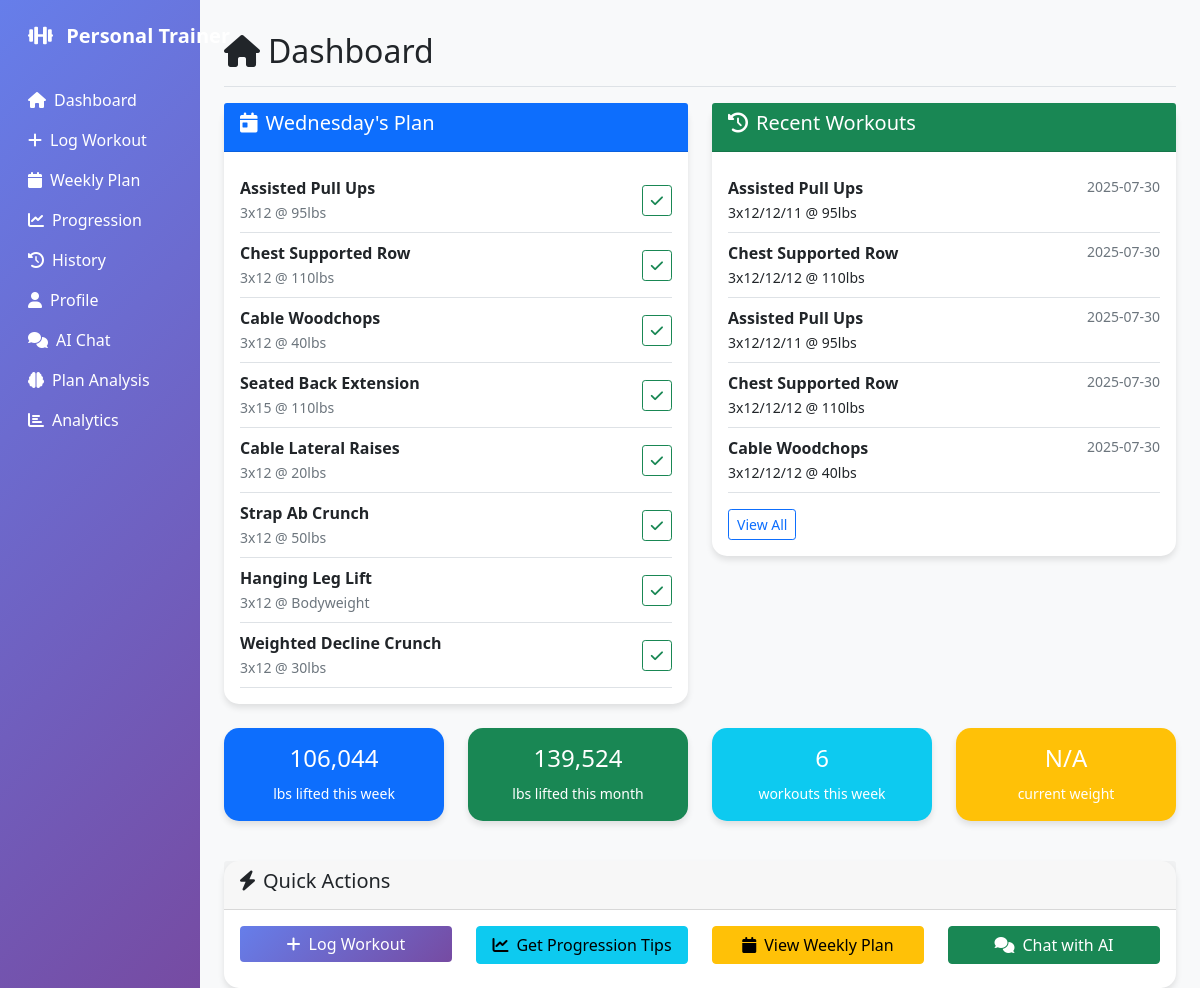
The page / on the database its author committed.
### tables this page shows
CREATE TABLE weekly_plan (
    id INTEGER PRIMARY KEY AUTOINCREMENT,
    day_of_week TEXT,
    exercise_name TEXT,
    target_sets INTEGER,
    target_reps TEXT,
    target_weight TEXT,
    exercise_order INTEGER,
    notes TEXT,
    created_date TEXT,
    updated_date TEXT
, order_index INTEGER DEFAULT 1, exercise_type TEXT DEFAULT "working_set", progression_rate TEXT DEFAULT "normal", created_by TEXT DEFAULT "user");

CREATE TABLE workouts (
    id INTEGER PRIMARY KEY AUTOINCREMENT,
    exercise_name TEXT,
    sets INTEGER,
    reps TEXT,
    weight TEXT,
    date_logged TEXT,
    notes TEXT
, substitution_reason TEXT, performance_context TEXT, environmental_factors TEXT, difficulty_rating INTEGER, gym_location TEXT);

### app.py (the view)
@app.route('/')
def dashboard():
    conn = get_db_connection()
    cursor = conn.cursor()
    today = datetime.now().strftime('%A')
    today_lowercase = today.lower()
    cursor.execute('SELECT id, day_of_week, exercise_name, target_sets, target_reps, target_weight, exercise_order, COALESCE(notes, "") FROM weekly_plan WHERE day_of_week = ? ORDER BY exercise_order', (today_lowercase,))
    today_plan = cursor.fetchall()
    cursor.execute('SELECT exercise_name, sets, reps, weight, date_logged FROM workouts ORDER BY date_logged DESC LIMIT 10')
    recent_workouts = cursor.fetchall()
    from collections import namedtuple
    Stats = namedtuple('Stats', ['week_volume', 'month_volume', 'week_workouts', 'latest_weight', 'weight_date'])
    week_ago = (datetime.now() - timedelta(days=7)).strftime('%Y-%m-%d')
    cursor.execute('SELECT SUM(CAST(weight AS REAL) * sets * CAST(reps AS REAL)) FROM workouts WHERE date_logged >= ?', (week_ago,))
    week_volume = cursor.fetchone()[0] or 0
    month_ago = (datetime.now() - timedelta(days=30)).strftime('%Y-%m-%d')
    cursor.execute('SELECT SUM(CAST(weight AS REAL) * sets * CAST(reps AS REAL)) FROM workouts WHERE date_logged >= ?', (month_ago,))
    month_volume = cursor.fetchone()[0] or 0
    cursor.execute('SELECT COUNT(DISTINCT date_logged) FROM workouts WHERE date_logged >= ?', (week_ago,))
    week_workouts = cursor.fetchone()[0] or 0
    latest_weight = None
    weight_date = None
    stats = Stats(
        week_volume=int(week_volume),
        month_volume=int(month_volume),
        week_workouts=week_workouts,
        latest_weight=latest_weight,
        weight_date=weight_date
    )
    cursor.execute('SELECT onboarding_completed FROM user_background WHERE user_id = 1')
    bg_result = cursor.fetchone()
    needs_onboarding = not bg_result or not bg_result[0]
    conn.close()
    return render_template('dashboard.html',
                         today=today,
                         today_plan=today_plan,
                         recent_workouts=recent_workouts,
                         stats=stats,
                         needs_onboarding=needs_onboarding)

### app.py (called while the page is built)
def get_db_connection():
    return sqlite3.connect('workout_logs.db', timeout=10.0)

### templates/dashboard.html (shortened to what this page needs)
{% extends "base.html" %}
{% block content %}
<div class="d-flex justify-content-between flex-wrap flex-md-nowrap align-items-center pt-3 pb-2 mb-3 border-bottom">
    <h1 class="h2"><i class="fas fa-home me-2"></i>Dashboard</h1>
</div>
<div class="row">
    <div class="col-md-6 mb-4">
        <div class="card">
            <div class="card-header bg-primary text-white">
                <h5><i class="fas fa-calendar-day me-2"></i>{{ today }}'s Plan</h5>
            </div>
            <div class="card-body">
                {% if today_plan %}
                    {% for row in today_plan %}
                        {% set id, day, exercise, sets, reps, weight, order, notes = row %}
                        <div class="d-flex justify-content-between align-items-center border-bottom py-2">
                            <div>
                                <strong>{{ exercise.title() }}</strong><br>
                                <small class="text-muted">{{ sets }}x{{ reps }} @ {{ weight }}</small>
                            </div>
                            <button class="btn btn-sm btn-outline-success" onclick="quickLog('{{ exercise }}', {{ sets }}, '{{ reps }}', '{{ weight }}')">
                                <i class="fas fa-check"></i>
                            </button>
                        </div>
                    {% endfor %}
                {% else %}
                    <p class="text-muted">No plan set for today. <a href="{{ url_for('weekly_plan') }}">Set up your weekly plan</a></p>
                {% endif %}
            </div>
        </div>
    </div>
    <div class="col-md-6 mb-4">
        <div class="card">
            <div class="card-header bg-success text-white">
                <h5><i class="fas fa-history me-2"></i>Recent Workouts</h5>
            </div>
            <div class="card-body">
                {% if recent_workouts %}
                    {% for workout in recent_workouts[:5] %}
                        {% set exercise, sets, reps, weight, date = workout %}
                        <div class="border-bottom py-2">
                            <div class="d-flex justify-content-between">
                                <strong>{{ exercise.title() }}</strong>
                                <small class="text-muted">{{ date }}</small>
                            </div>
                            <small>{{ sets }}x{{ reps }} @ {{ weight }}</small>
                        </div>
                    {% endfor %}
                    <div class="mt-3">
                        <a href="{{ url_for('history') }}" class="btn btn-sm btn-outline-primary">View All</a>
                    </div>
                {% else %}
                    <p class="text-muted">No workouts logged yet. <a href="{{ url_for('log_workout') }}">Log your first workout!</a></p>
                {% endif %}
            </div>
        </div>
    </div>
</div>
<div class="row mb-4">
    <div class="col-md-3 mb-3">
        <div class="card bg-primary text-white">
            <div class="card-body text-center">
                <h4>{{ "{:,}".format(stats.week_volume) }}</h4>
                <small>lbs lifted this week</small>
            </div>
        </div>
    </div>
    <div class="col-md-3 mb-3">
        <div class="card bg-success text-white">
            <div class="card-body text-center">
                <h4>{{ "{:,}".format(stats.month_volume) }}</h4>
                <small>lbs lifted this month</small>
            </div>
        </div>
    </div>
    <div class="col-md-3 mb-3">
        <div class="card bg-info text-white">
            <div class="card-body text-center">
                <h4>{{ stats.week_workouts }}</h4>
                <small>workouts this week</small>
            </div>
        </div>
    </div>
    <div class="col-md-3 mb-3">
        <div class="card bg-warning text-white">
            <div class="card-body text-center">
                <h4>{{ stats.latest_weight or 'N/A' }}</h4>
                <small>current weight {% if stats.weight_date %}({{ stats.weight_date }}){% endif %}</small>
            </div>
        </div>
    </div>
</div>
<div class="row">
    <div class="col-md-12">
        <div class="card">
            <div class="card-header">
                <h5><i class="fas fa-bolt me-2"></i>Quick Actions</h5>
            </div>
            <div class="card-body">
                <div class="row">
                    <div class="col-md-3 mb-2">
                        <a href="{{ url_for('log_workout') }}" class="btn btn-primary w-100">
                            <i class="fas fa-plus me-2"></i>Log Workout
                        </a>
                    </div>
                    <div class="col-md-3 mb-2">
                        <a href="{{ url_for('progression') }}" class="btn btn-info w-100">
                            <i class="fas fa-chart-line me-2"></i>Get Progression Tips
                        </a>
                    </div>
                    <div class="col-md-3 mb-2">
                        <a href="{{ url_for('weekly_plan') }}" class="btn btn-warning w-100">
                            <i class="fas fa-calendar me-2"></i>View Weekly Plan
                        </a>
                    </div>
                    <div class="col-md-3 mb-2">
                        <a href="{{ url_for('chat') }}" class="btn btn-success w-100">
                            <i class="fas fa-comments me-2"></i>Chat with AI
                        </a>
                    </div>
                </div>
            </div>
        </div>
    </div>
</div>
{% endblock %}

### templates/base.html (shortened to what this page needs)
<!DOCTYPE html>
<html lang="en">
<head>
    <link href="https://cdn.jsdelivr.net/npm/bootstrap@5.1.3/dist/css/bootstrap.min.css" rel="stylesheet">
    <link href="https://cdnjs.cloudflare.com/ajax/libs/font-awesome/6.0.0/css/all.min.css" rel="stylesheet">
</head>
<body>
    <div class="container-fluid">
        <div class="row">
            <nav class="col-md-3 col-lg-2 d-md-block sidebar collapse" id="mobileSidebar">
                <div class="position-sticky pt-3">
                    <div class="navbar-brand px-3 mb-4">
                        <i class="fas fa-dumbbell me-2"></i>
                        Personal Trainer
                    </div>
                    <ul class="nav flex-column">
                        <li class="nav-item">
                            <a class="nav-link text-white" href="{{ url_for('dashboard') }}">
                                <i class="fas fa-home me-2"></i>Dashboard
                            </a>
                        </li>
                        <li class="nav-item">
                            <a class="nav-link text-white" href="{{ url_for('log_workout') }}">
                                <i class="fas fa-plus me-2"></i>Log Workout
                            </a>
                        </li>
                        <li class="nav-item">
                            <a class="nav-link text-white" href="{{ url_for('weekly_plan') }}">
                                <i class="fas fa-calendar me-2"></i>Weekly Plan
                            </a>
                        </li>
                        <li class="nav-item">
                            <a class="nav-link text-white" href="{{ url_for('progression') }}">
                                <i class="fas fa-chart-line me-2"></i>Progression
                            </a>
                        </li>
                        <li class="nav-item">
                            <a class="nav-link text-white" href="{{ url_for('history') }}">
                                <i class="fas fa-history me-2"></i>History
                            </a>
                        </li>
                        <li class="nav-item">
                            <a class="nav-link text-white" href="{{ url_for('profile') }}">
                                <i class="fas fa-user me-2"></i>Profile
                            </a>
                        </li>
                        <li class="nav-item">
                            <a class="nav-link text-white" href="{{ url_for('chat') }}">
                                <i class="fas fa-comments me-2"></i>AI Chat
                            </a>
                        </li>
                        <li class="nav-item">
                            <a class="nav-link text-white" href="{{ url_for('analyze_plan') }}">
                                <i class="fas fa-brain me-2"></i>Plan Analysis
                            </a>
                        </li>
                         <li class="nav-item">
                            <a class="nav-link text-white" href="{{ url_for('analytics') }}">
                                <i class="fas fa-chart-bar me-2"></i>Analytics
                            </a>
                        </li>
                    </ul>
                </div>
            </nav>
            <main class="col-md-9 ms-sm-auto col-lg-10 px-md-4 main-content">
                <div class="pt-3">
                    {% block content %}{% endblock %}
                </div>
            </main>
        </div>
    </div>
</body>
</html>

### templates/base.html (style rules this page uses)
.sidebar { min-height: 100vh; background: linear-gradient(135deg, #667eea 0%, #764ba2 100%); }
.main-content { background-color: #f8f9fa; min-height: 100vh; }
.card { border: none; border-radius: 15px; box-shadow: 0 4px 6px rgba(0, 0, 0, 0.1); }
.btn-primary { background: linear-gradient(135deg, #667eea 0%, #764ba2 100%); border: none; }
.navbar-brand { font-weight: bold; color: white !important; }

### rows shown on the page
weekly_plan: title "Assisted Pull Ups", target_sets "3", target_reps "12", target_weight "95lbs"
weekly_plan: title "Chest Supported Row", target_sets "3", target_reps "12", target_weight "110lbs"
weekly_plan: title "Cable Woodchops", sets "3", target_reps "12", target_weight "40lbs"
weekly_plan: title "Seated Back Extension", target_sets "3", target_reps "15", target_weight "110lbs"
weekly_plan: title "Cable Lateral Raises", target_sets "3", target_reps "12", target_weight "20lbs"
weekly_plan: title "Strap Ab Crunch", target_sets "3", target_reps "12", target_weight "50lbs"
weekly_plan: title "Hanging Leg Lift", target_sets "3", target_reps "12", target_weight "Bodyweight"
weekly_plan: title "Weighted Decline Crunch", target_sets "3", target_reps "12", target_weight "30lbs"
workouts: title "Assisted Pull Ups", date_logged "2025-07-30", sets "3", reps "12/12/11", weight "95lbs"
workouts: title "Chest Supported Row", date_logged "2025-07-30", sets "3", reps "12/12/12", weight "110lbs"
workouts: title "Assisted Pull Ups", date_logged "2025-07-30", sets "3", reps "12/12/11", weight "95lbs"
workouts: title "Chest Supported Row", date_logged "2025-07-30", sets "3", reps "12/12/12", weight "110lbs"
workouts: title "Cable Woodchops", date_logged "2025-07-30", sets "3", reps "12/12/12", weight "40lbs"

### other values the page prints
{{ "{:,}".format(stats.week_volume) }} "106,044"
{{ "{:,}".format(stats.month_volume) }} "139,524"
{{ stats.week_workouts }} "6"
{{ stats.latest_weight or 'N/A' }} "N/A"
